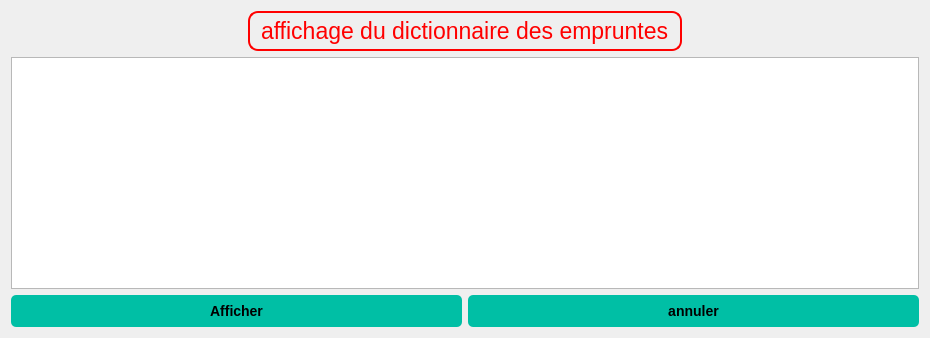
<?xml version="1.0" encoding="UTF-8"?>
<ui version="4.0">
 <class>Dialog</class>
 <widget class="QDialog" name="Dialog">
  <property name="geometry">
   <rect>
    <x>0</x>
    <y>0</y>
    <width>930</width>
    <height>338</height>
   </rect>
  </property>
  <property name="windowTitle">
   <string>Dialog</string>
  </property>
  <property name="styleSheet">
   <string notr="true">QLabel {
    background-color: none;
    border: 2px solid #00BFA5;
    border-radius: 10px;
    padding: 5px;
    color: #000000;
    font-size: 17pt;
    font-family: Arial, sans-serif;
}
QPushButton {
    font-family: &quot;Arial&quot;, sans-serif;
    font-size: 14px;
    font-weight: bold;
    color: #000000;
    background-color: #00BFA5;
    border: none;
    border-radius: 5px;
    padding: 8px 16px;
    text-align: center;
    text-transform: uppercase;
}

QPushButton:hover {
    background-color: #009980;
}
</string>
  </property>
  <layout class="QGridLayout" name="gridLayout">
   <item row="2" column="0">
    <widget class="QPushButton" name="pushButton">
     <property name="styleSheet">
      <string notr="true">/* Buttons */
QPushButton {
    font-family: &quot;Arial&quot;, sans-serif;
    font-size: 14px;
    font-weight: bold;
    color: #000000; /* Black text color */
    background-color: #00BFA5; /* Teal button background color */
    border: none;
    border-radius: 5px;
    padding: 8px 16px;
    text-align: center; /* Center align button text */
    text-transform: uppercase; /* Uppercase button text */
}

QPushButton:hover {
    background-color: #009980; /* Darker teal button background color on hover */
}</string>
     </property>
     <property name="text">
      <string>Afficher</string>
     </property>
    </widget>
   </item>
   <item row="2" column="1">
    <widget class="QPushButton" name="pushButton_2">
     <property name="styleSheet">
      <string notr="true">/* Buttons */
QPushButton {
    font-family: &quot;Arial&quot;, sans-serif;
    font-size: 14px;
    font-weight: bold;
    color: #000000; /* Black text color */
    background-color: #00BFA5; /* Teal button background color */
    border: none;
    border-radius: 5px;
    padding: 8px 16px;
    text-align: center; /* Center align button text */
    text-transform: uppercase; /* Uppercase button text */
}

QPushButton:hover {
    background-color: #009980; /* Darker teal button background color on hover */
}</string>
     </property>
     <property name="text">
      <string>annuler</string>
     </property>
    </widget>
   </item>
   <item row="1" column="0" colspan="2">
    <widget class="QTableView" name="tableView"/>
   </item>
   <item row="0" column="0" colspan="2" alignment="Qt::AlignHCenter">
    <widget class="QLabel" name="label">
     <property name="styleSheet">
      <string notr="true">
QLabel {
  background-color: none;
  border: 2px solid red;
  border-radius: 10px;
  padding: 5px;
  color: red;
  font-size: 17pt;
  font-family: Arial, sans-serif;
  

}

</string>
     </property>
     <property name="text">
      <string>affichage du dictionnaire des empruntes</string>
     </property>
    </widget>
   </item>
  </layout>
 </widget>
 <resources/>
 <connections/>
</ui>
